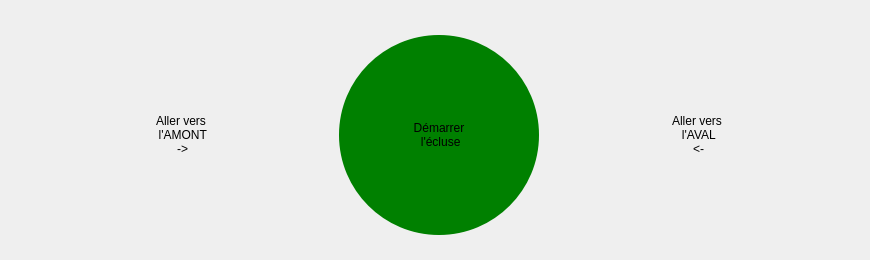
    <widget class="QWidget" name="page_2">
     <widget class="QFrame" name="horizontalFrame_2">
      <property name="geometry">
       <rect>
        <x>20</x>
        <y>20</y>
        <width>841</width>
        <height>231</height>
       </rect>
      </property>
      <property name="styleSheet">
       <string notr="true">border-width: 0px;</string>
      </property>
      <layout class="QHBoxLayout" name="automatic_interface">
       <item>
        <widget class="QPushButton" name="direction_amont">
         <property name="minimumSize">
          <size>
           <width>0</width>
           <height>0</height>
          </size>
         </property>
         <property name="styleSheet">
          <string notr="true">max-width: 150px;
max-height: 150px;
border-radius: 5px;
border-width: 1px;
</string>
         </property>
         <property name="text">
          <string>Aller vers 
 l'AMONT 
 -&gt;</string>
         </property>
        </widget>
       </item>
       <item>
        <widget class="QPushButton" name="bouton_marche">
         <property name="minimumSize">
          <size>
           <width>0</width>
           <height>0</height>
          </size>
         </property>
         <property name="styleSheet">
          <string notr="true">max-width: 200px;
max-height: 200px;
border-radius: 100px;
border-width: 1px;
background-color: green;</string>
         </property>
         <property name="text">
          <string>Démarrer 
 l'écluse</string>
         </property>
        </widget>
       </item>
       <item>
        <widget class="QPushButton" name="direction_aval">
         <property name="enabled">
          <bool>true</bool>
         </property>
         <property name="minimumSize">
          <size>
           <width>0</width>
           <height>0</height>
          </size>
         </property>
         <property name="styleSheet">
          <string notr="true">max-width: 150px;
max-height: 150px;
 border-radius: 5px;
border-width: 1px;</string>
         </property>
         <property name="text">
          <string>Aller vers 
 l'AVAL 
 &lt;-</string>
         </property>
        </widget>
       </item>
      </layout>
     </widget>
    </widget>
